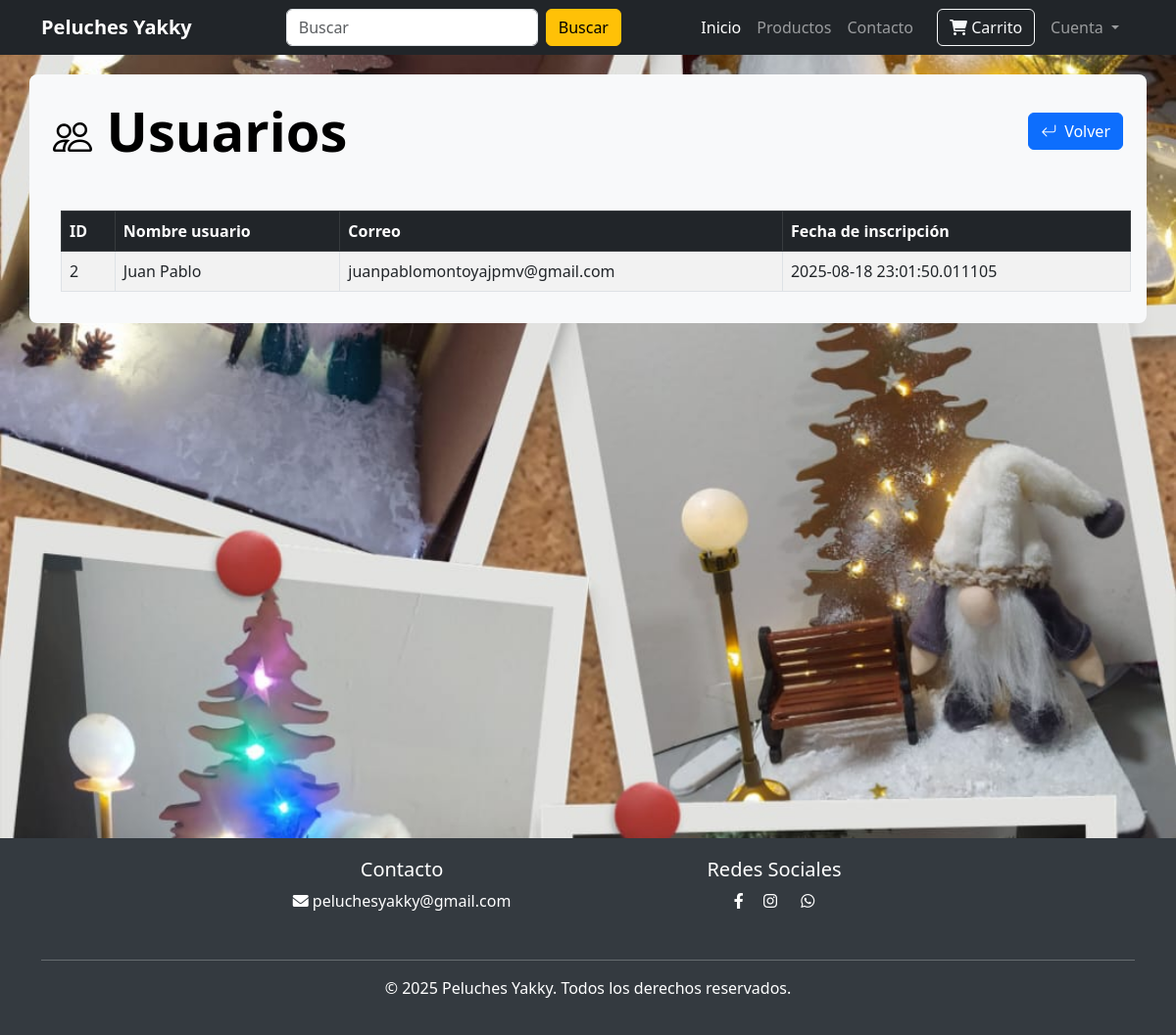
The app's page /usuarios (signed in), older data.
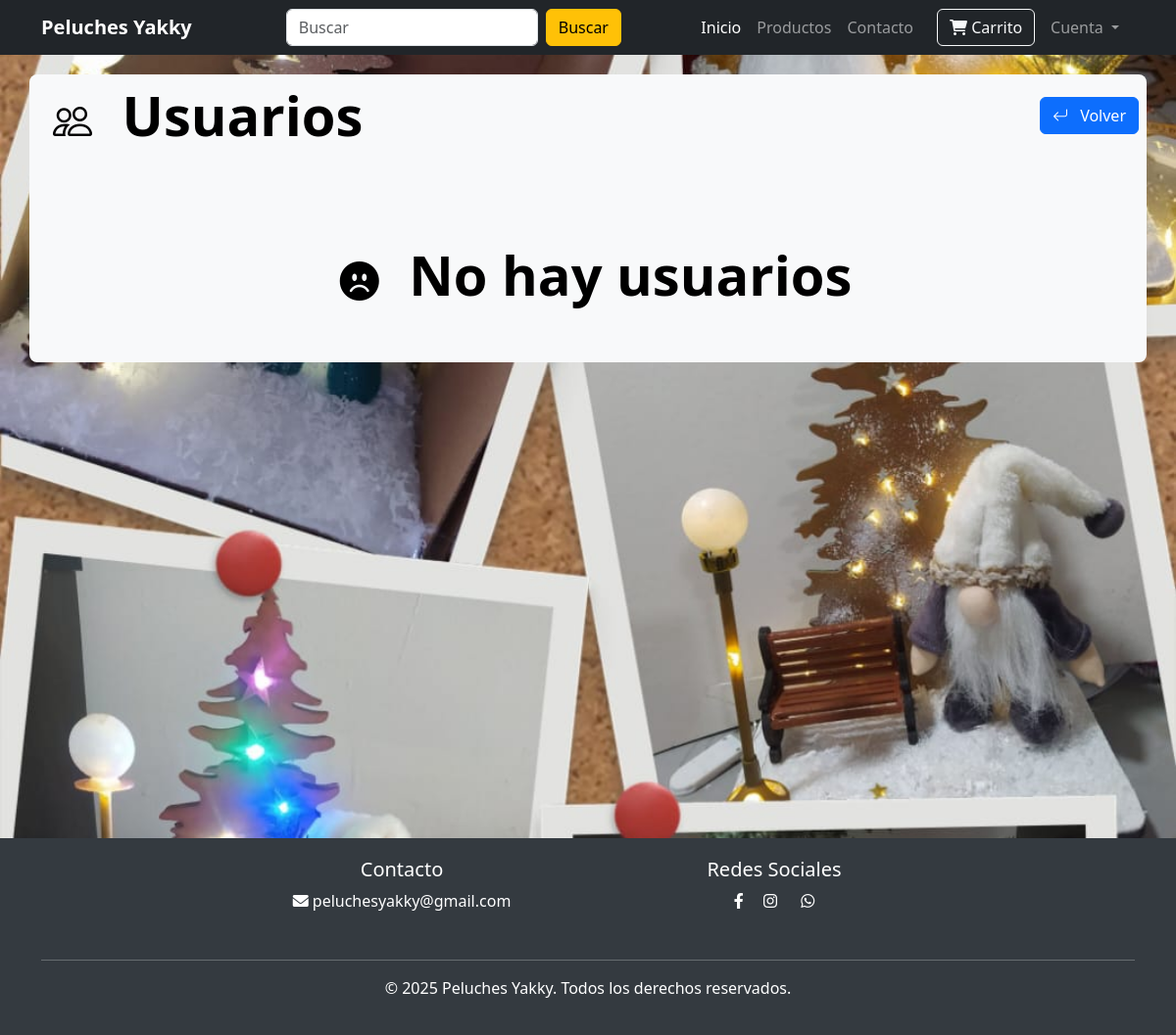
The same page, newer data.
### website/models.py (models this page shows, shortened)
class Customer(db.Model, UserMixin):
    id = db.Column(db.Integer, primary_key=True)
    email = db.Column(db.String(100), unique=True)
    username = db.Column(db.String(100))
    password_hash = db.Column(db.String(150))
    date_joined = db.Column(db.DateTime(), default=datetime.utcnow)
    cart_items = db.relationship(
        "Cart", backref=db.backref("customer", lazy=True), cascade="all, delete-orphan"
    )
    orders = db.relationship(
        "Order", backref=db.backref("customer", lazy=True), cascade="all, delete-orphan"
    )
    @property
    def password(self):
        raise AttributeError("Password is not a readable Attribute")

### website/admin.py (the view)
@admin.route("/usuarios")
@login_required
def usuarios():
    if current_user.id == 1:
        usuarios = Customer.query.filter(
            Customer.email != "admin@peluchesyakky.com"
        ).all()
        return render_template("usuarios.html", usuarios=usuarios)
    return render_template("error_404.html")

### website/templates/usuarios.html (shortened to what this page needs)
{% extends 'index.html' %}
{% block body %}
{% if usuarios | length < 1 %} <div class="fondo" style="min-height: 100vh; padding-top: 20px;">
    <div class="container bg-light rounded-3 p-2 ">
        <div class="d-flex justify-content-between align-items-center mb-5">
            <h1 class="text-black mb-0 display-4 fw-bold">
                <i class="bi bi-people fs-1 text-black m-3"></i> Usuarios
            </h1>
            <div class="d-flex gap-3"><button onclick="window.location.href='/adminvista'" class="btn btn-primary">
                    <i class="bi bi-arrow-return-left me-2  "></i> Volver
                </button>
            </div>
        </div>
        <h1 class="text-black mb-0 display-4 fw-bold text-center p-5">
            <i class="bi bi-emoji-frown-fill fs-1 text-black m-3"></i> No hay usuarios
        </h1>
    </div>
    </div>
    {% else %} <div class="fondo" style="min-height: 100vh; padding-top: 20px;">
        <div class="container bg-light rounded-3 p-4 ">
            <div class="d-flex justify-content-between align-items-center mb-5">
                <h1 class="text-black mb-0 display-4 fw-bold">
                    <i class="bi bi-people fs-1 text-black"></i> Usuarios
                </h1>
                <div class="d-flex gap-3"><button onclick="history.back()" class="btn btn-primary">
                        <i class="bi bi-arrow-return-left me-2  "></i>Volver
                    </button>
                </div>
            </div>
            <div class="table-responsive-lg">
                <table class="table table-bordered table-hover table-striped align-middle m-2">
                    <thead class="table-dark">
                        <tr>
                            <th>ID</th>
                            <th>Nombre usuario</th>
                            <th>Correo</th>
                            <th>Fecha de inscripción</th>
                        </tr>
                    </thead>
                    <tbody>
                        {% for item in usuarios %}
                        <tr>
                            <td>{{ item.id }} </td>
                            <td> {{ item.username }}</td>
                            <td> {{ item.email }}</td>
                            <td> {{ item.date_joined }}</td>
                        </tr>
                        {% endfor %}
                    </tbody>
                </table>
            </div>
        </div>
    </div>
    {% endif %}
    {% endblock %}

### website/templates/index.html (shortened to what this page needs)
<!DOCTYPE html>
<html lang="es">
<head>
    <link href="https://cdn.jsdelivr.net/npm/bootstrap@5.3.0/dist/css/bootstrap.min.css" rel="stylesheet">
    <link rel="stylesheet" href="https://cdn.jsdelivr.net/npm/bootstrap-icons@1.13.1/font/bootstrap-icons.min.css">
    <link rel="stylesheet" href="https://cdnjs.cloudflare.com/ajax/libs/font-awesome/6.0.0/css/all.min.css">
    <link rel="stylesheet" href="{{ url_for('static', filename='css/style.css' ) }}">
</head>
<body>
    <nav class="navbar navbar-expand-lg navbar-dark bg-dark">
        <div class="container">
            <a class="navbar-brand fw-bold me-5" href="/">Peluches Yakky</a>
            <div class="collapse navbar-collapse" id="navbarNav">
                <form class="d-flex ms-5" role="search" action="/buscar" method="post">
                    <input class="form-control me-2" name="buscar" type="search" placeholder="Buscar"
                        aria-label="Buscar">
                    <button class="btn btn-warning" type="submit">Buscar</button>
                </form>
                <ul class="navbar-nav ms-auto">
                    <li class="nav-item"><a class="nav-link active" href="/">Inicio</a></li>
                    <li class="nav-item"><a class="nav-link" href="/productos-todo">Productos</a></li>
                    <li class="nav-item"><a class="nav-link" href="#contacto">Contacto</a></li>
                </ul>
                {% if cart | length < 1 %} <a href="/carrito" class="btn btn-outline-light ms-3">
                    <i class="fas fa-shopping-cart"></i> Carrito
                    </a>
                    {% else %}
                    <a href="/carrito" class="btn btn-outline-light ms-3">
                        <i class="fas fa-shopping-cart"></i> Carrito <i
                            class="bi bi-{{ cart | length }}-circle-fill"></i>
                    </a>
                    {% endif %}
            </div>
            <ul class="navbar-nav me-auto mb-2 mb-lg-0">
                <li class="nav-item dropdown mx-2">
                    <a class="nav-link dropdown-toggle text-grey" href="#" role="button" , id="profileDropdown"
                        data-bs-toggle="dropdown" aria-hidden="false">
                        Cuenta
                    </a>
            </li>
            </ul>
        </div>
    </nav>
    {% block body %}
    {% endblock %}
    <footer class="text-center" id="contacto">
        <div class="container">
            <div class="row">
                <div class="col-md-4 mb-3 offset-md-2">
                    <h5>Contacto</h5>
                    <p><i class="fas fa-envelope"></i> peluchesyakky@gmail.com</p>
                </div>
                <div class="col-md-4 mb-3">
                    <h5>Redes Sociales</h5>
                    <a href="https://www.facebook.com/profile.php?id=100093166902343" class="text-white me-3 ps-3"><i
                            class="fab fa-facebook-f"></i></a>
                    <a href="https://www.instagram.com/peluches_yakky/" class="text-white me-3"><i
                            class="fab fa-instagram"></i></a>
                    <a href="https://wa.me/573135484798?text=¡Hola!%20Quisiera%20más%20información%20sobre%20sus%20peluches."
                        class="text-white me-3 ps-1" style="width: 60px; height: 60px;">
                        <i class="fab fa-whatsapp"></i>
                    </a>
                </div>
            </div>
            <hr>
            <p>&copy; 2025 Peluches Yakky. Todos los derechos reservados.</p>
        </div>
    </footer>
</body>
</html>

### website/static/css/style.css (style rules this page uses)
.fondo { background-image: url(../img/fondo.png); background-position: center; background-repeat: repeat; background-attachment: fixed; background-size: cover; }
footer { background-color: #343a40; color: white; padding: 20px 0; }

Row changes from the older to the newer data that the page shows:
removed Customer: id "2", username "Juan Pablo", email "juanpablomontoyajpmv@gmail.com", date_joined "2025-08-18 23:01:50.011105"
Text that changed along with them:
text no longer shown: "ID Nombre usuario Correo Fecha de inscripción"
text now shown: "No hay usuarios"
